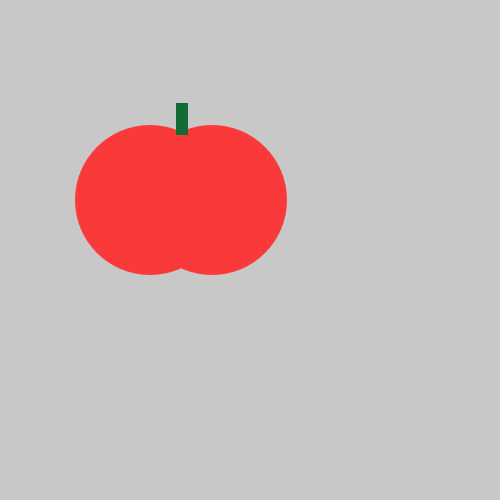
Frame 1 (no input)
Frame 60 (the mouse pressed at the canvas centre just before this capture): identical to frame 1, image omitted
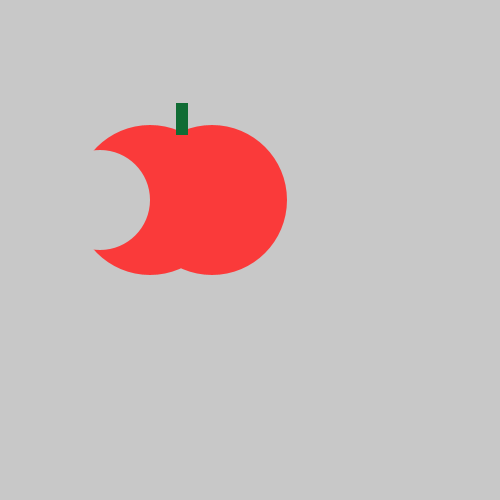
Frame 120 (the mouse held since frame 60 and released just before this capture)

The Processing sketch that drew these frames (run headless with seeded random() and noise(); from frame 60 on, the mouse is pressed at the canvas centre):

// Processing sketch: tasty_tomato
// ── tasty_tomato.pde
void setup() {
    size(500, 500);
}
void draw() {
    background(200, 200, 200);
    noStroke();
    fill(#FA3A3A);
    ellipse(150, 200, 150, 150);
    ellipse(212, 200, 150, 150);
    fill(#106C34);
    rect(176, 103, 12, 32);
    
    if(mousePressed){fill(200, 200, 200);
    ellipse(100, 200, 100, 100);      
}
}
